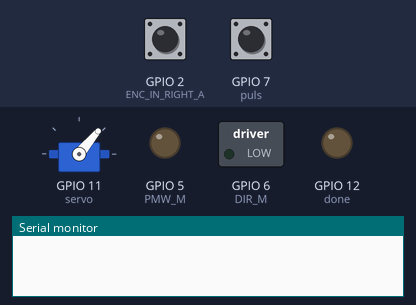
A sketch run on a simulated ESP32-S3. Shown: servo, switched loads named in the sketch (green lamp = pin HIGH), output pins drawn as LEDs (lit = HIGH), the last lines printed to the serial monitor. The inputs (shaded band) are chosen by the test bench; at power-on: GPIO 7 (puls) LOW, GPIO 2 (ENC_IN_RIGHT_A) HIGH.

Above: at 1.2 s.
1.3 s: GPIO 7 (puls) pulled HIGH for 0.15 s
At 2.0 s:
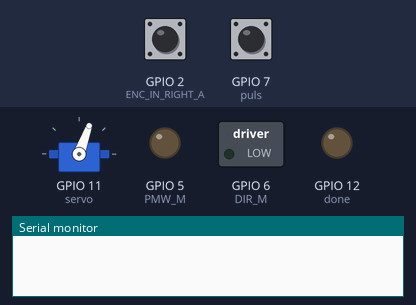
At 3.1 s:
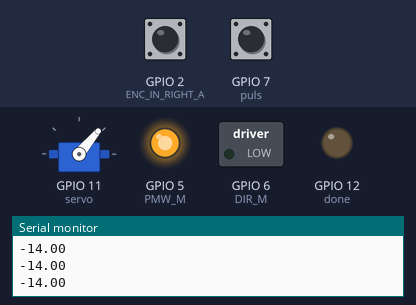
Timing chart, 0 to 4.6 s (numbered marks = the images above; inputs shaded):
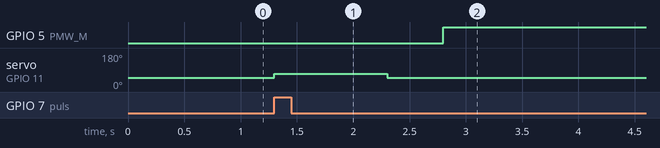

Measured:
- after the input at 1.3 s, GPIO 5 (PMW_M): LOW → HIGH after 1.5 s; servo on GPIO 11 (servo): 50° → 70° at once, → 50° 1.0 s later

The sketch:

Control_Bajo_Nivel_Proyecto_DSM.ino
```cpp
#include <Servo.h>

Servo servo1;

int servo = 11;
int MAXPULSE = 2200;
int MINPULSE = 800;

#define MOTOR_FREQUENCY 1000   //hz

#define PMW_M  5
#define DIR_M  6
#define ENC_IN_RIGHT_A 2
#define ENC_IN_RIGHT_B 3
#define puls 7
#define done 12
#define DT 8
#define SCK 9

float right_motor_ref = 0;
int right_wheel_tick_count = 0;
int last_right_wheel_tick_count = 0;
float right_enc_w = 0;
int valor;

void setup()
{
  pinMode(PMW_M, OUTPUT);
  pinMode(DIR_M, OUTPUT);
  pinMode(done, OUTPUT);
  pinMode(puls, INPUT);

  pinMode(DT,INPUT);
  pinMode(SCK,OUTPUT);

  digitalWrite(PMW_M, LOW);     // MOTOR
  digitalWrite(DIR_M, LOW);
  digitalWrite(done, LOW);

  attachInterrupt(digitalPinToInterrupt(ENC_IN_RIGHT_A), right_wheel_tick, RISING);

  servo1.attach(servo);
  servo1.write(50);

  Serial.begin(9600);
}

void loop()
{
  if(digitalRead(puls))
  {
    digitalWrite(done, LOW);

    servo1.write(70);
    //while (!(galga()<30000)){}
    delay(1000);
    servo1.write(50);

    delay(500);

    right_motor_ref = -14;
    motor_controller();
    Serial.println("Fin primer control");
    delay(3000);
    right_motor_ref = 0;
    motor_controller();

    digitalWrite(done, HIGH);

    valor = galga();

    //Serial.write(medicion);
    //Serial.println((valor-5000.0)*100.0/15000.0);
    Serial.println(valor*100/20000);
  }
}


void motor_controller()
{
    bool flag = 0;

    unsigned long  oldtime_motor = 0;
    unsigned long  newtime_motor;

    float motor_control = 0;

    float input = 0;
    float right_motor_err = 0;

    float last_input = 0;
    float last_right_motor_err = 0;

    unsigned long tTime[4];

    int ENCODER_FREQUENCY = 500;
    float delta_tiempo = 0;

    float vel_motor = 0;
    float der = 0; float inte = 0; float pro = 0;
    float kd = 0; float kp = 5; float ki = 0;

    float err_integrativo = 0;
    float u = 0;

    bool set_dir = 1;

    Serial.println(right_enc_w);

    while(!flag)
    {
      unsigned long t = micros();

      if ((t - tTime[0]) >= (1000000 / ENCODER_FREQUENCY))
      {
        // Encoder

        newtime_motor = micros();

        delta_tiempo = 1.0/ENCODER_FREQUENCY;
        right_enc_w = (right_wheel_tick_count - last_right_wheel_tick_count)/delta_tiempo;
        vel_motor = right_enc_w*(2.0*PI)/(1000);
        last_right_wheel_tick_count = right_wheel_tick_count;

        // Control

        right_motor_err = right_motor_ref - right_wheel_tick_count*(2.0*PI)/(1000);

        der = kd*(right_motor_err - last_right_motor_err)/delta_tiempo;
        pro = kp*right_motor_err;
        err_integrativo = err_integrativo + right_motor_err*delta_tiempo;
        inte = ki*(err_integrativo);

        u = pro + der + inte;

        motor_control = (u*255.0)/7.9;
        //Serial.println("senal");
        //Serial.println(motor_control);
        //Serial.println("error");
        //Serial.println(right_motor_err);

        last_right_motor_err = right_motor_err;
        Serial.println(right_motor_err);

        // Motor


        if (abs(right_motor_err) < 0.1)
        {
           digitalWrite(DIR_M, LOW);
           digitalWrite(PMW_M, LOW);

           flag = 1; // SALIR DEL LOOP
        }
        else
        {
          if (motor_control == 0)
          {
            digitalWrite(PMW_M, LOW);
            //Serial.println(1);
          }
          else if (motor_control > 0 and motor_control <= 255)
          {
            digitalWrite(DIR_M, set_dir);
            analogWrite(PMW_M, motor_control);
            //Serial.println(2);
          }
          else if (motor_control > 255)
          {
            digitalWrite(DIR_M, set_dir);
            digitalWrite(PMW_M, HIGH);
            //Serial.println(3);
          }
          else if (motor_control < 0 and motor_control >= -255)
          {
            digitalWrite(DIR_M, !set_dir);
            analogWrite(PMW_M, abs(motor_control));
            //Serial.println(4);
            //Serial.println(abs(motor_control));
            //Serial.println(t);
          }
          else if (motor_control < -255)
          {
            digitalWrite(DIR_M, !set_dir);
            digitalWrite(PMW_M, HIGH);
            //Serial.println(5);
          }
        }

        oldtime_motor = newtime_motor;
        tTime[0] = t;
      }
    }
}

// Increment the number of ticks
void right_wheel_tick() {

  // Read the value for the encoder for the right wheel
  int val = digitalRead(ENC_IN_RIGHT_B);

  if(val == LOW) {
  right_wheel_tick_count++;
  }
  else {
  right_wheel_tick_count--;
  }

}

// Medición de galga, promedio de 20 muestras
float galga()
{
  long int promedio = 0;
  int num = 20;
  long int medicion = 0;

  for (int i2 = 0; i2 < num; i2++)
  {
    medicion = 0;
    while(digitalRead(DT))
    {}

    for(int i = 0; i < 25; i++)
    {
      digitalWrite(SCK,true);
      delay(0.04);
      if(digitalRead(DT))
      {medicion++;}
      medicion = medicion<<1;
      digitalWrite(SCK,false);
      delay(0.004);
    }

    promedio = promedio + medicion;
    delay(1);
  }

  return promedio/num;
}
```
